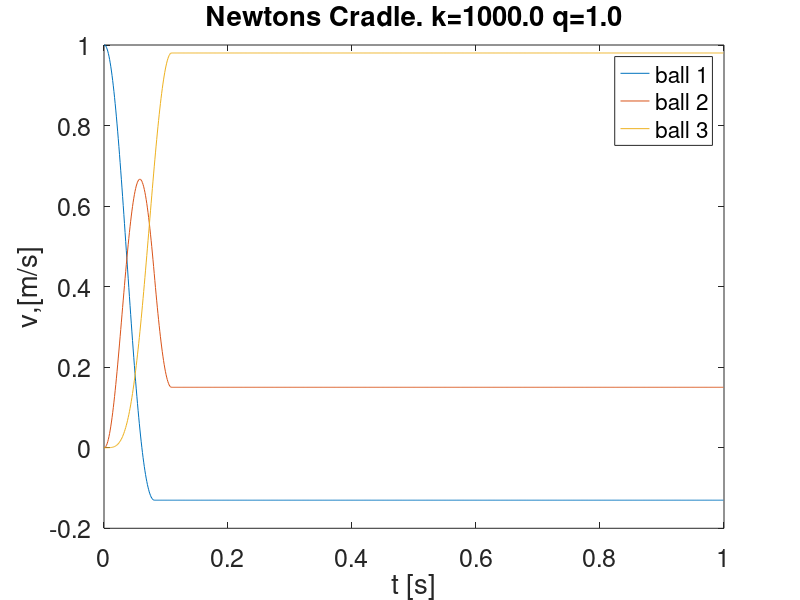

Recreate this plot in MATLAB.
function NewtonsCradle()
% Newtons Cradle - Mandatory assignment nr.7 FYS-MEK1110

N = 3;
m = 1.0;
k =1000.0;
q = 1.0;
d = 0.1;
v0 = 1.0;
time = 1.0;
dt = 0.001;

n = ceil(time/dt);
x = zeros(n,N);
v = zeros(n,N);
F = zeros(n,N);
t = zeros(n,1);

for j=1:N
    x(1,j) = d*(j-1);
end
v(1,1)=v0;
for i=1:n-1
    % Find the forces oon each block,j.
    % First, force from block to the left.
    for j=2:N
        dx = x(i,j)-x(i,j-1);
        F(i,j)=F(i,j)+force(dx,d,k,q);
    end
    % Second, force from block to the right
    for j=1:N-1
        dx = x(i,j+1)-x(i,j);
        F(i,j) = F(i,j) - force(dx,d,k,q);
    end
    % Euler-Chromer:
    
    a = F(i,:)/m;
    v(i+1,:) = v(i,:) + a*dt;
    x(i+1,:) = x(i,:) + v(i+1,:)*dt;
    t(i+1,1) = t(i,1) + dt;
end



    function F = force(dx,d,k,q)
        if dx<d
            F = k*abs(dx-d).^q;
        else
            F = 0.0;
        end
    end

% Plotting the results:

fontsize=18;
legends = ['ball 1', 'ball 2', 'ball 3'];
f = figure()
for j=1:N
    plot(t,v(:,j));
    tmp = ['Ball ' num2str(j,'%g')];
    if j==1
        hold on;
    end
    if j==N
        hold off
    end
end

set(gca,'FontSize',fontsize)
%get(0,'DefaultAxesColorOrder')
name = ['Newtons Cradle. k=' num2str(k,'%.1f') ' q=' num2str(q,'%.1f')];
title(name)
xlabel('t [s]')
ylabel('v,[m/s]')
legend('ball 1','ball 2', 'ball 3')
Title = ['plot_NewtonsCradle_k' num2str(k,'%g') '_q' num2str(q,'%g') '.png'];
print(f,'-dpng', Title) % save figure as png with name 'name'

end